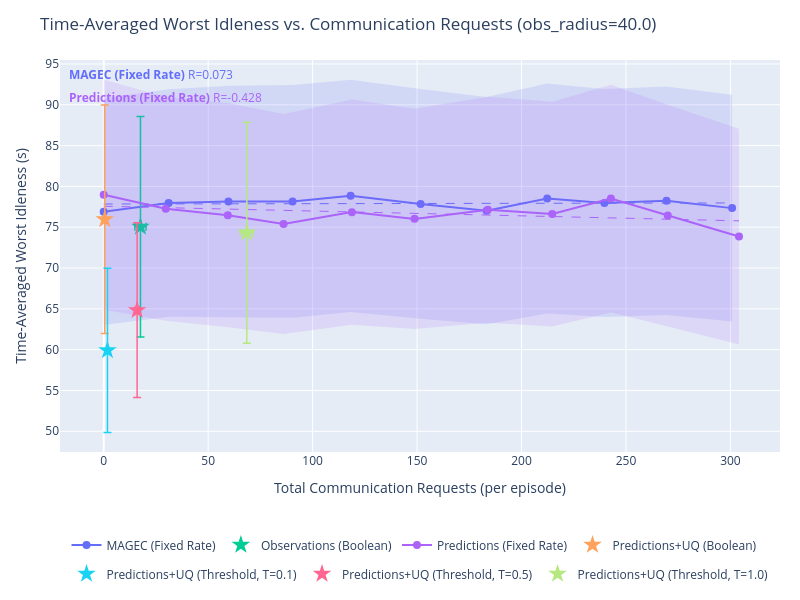

The code cell stored with this chart in its notebook:
### Code cell
import plotly.graph_objects as go
import plotly.express as px
import numpy as np
from plots import *

# SERIES_TO_PLOT = {"Learned Comms. + Prediction + UQ", "MAGEC"}
SERIES_TO_PLOT = None # Plot all

series_colors = {s: c for s, c in zip(output, px.colors.qualitative.Plotly)}


def get_requests(data):
    """Total communication requests per episode (mean over episodes)."""
    r = np.array(data['communication']['requests_made'][...])
    return float(np.mean(r.reshape(r.shape[0], -1).sum(axis=1)))


def get_requests_std(data):
    """Total communication requests per episode (SEM over episodes)."""
    r = np.array(data['communication']['requests_made'][...])
    per_episode = r.reshape(r.shape[0], -1).sum(axis=1)
    n = len(per_episode)
    return float(np.std(per_episode) / np.sqrt(n))


def get_idleness_mean(data):
    """Time-averaged worst idleness, mean over episodes."""
    return float(np.mean(data['worst_idleness']))


def get_idleness_std(data):
    """Time-averaged worst idleness, SEM over episodes."""
    n = len(data['worst_idleness'])
    return float(np.std(data['worst_idleness']) / np.sqrt(n))


for obs_radius in obs_radii:
    # Arbitrarily choose radius 40 for plotting.
    if obs_radius != 40.0:
        continue

    fig = go.Figure()
    r_annotations = []

    for series in output:
        if SERIES_TO_PLOT is not None and series not in SERIES_TO_PLOT:
            continue

        if "Ground Truth" in series:
            continue

        color = series_colors.get(series, '#888888')
        all_exps = list(output[series].keys())

        # Swept experiments: encoded as obs_radius_X_comms_Y
        swept_exps = sorted(
            [e for e in all_exps if f"obs_radius_{obs_radius:.1f}_comms_" in e and "Fixed Rate" in series],
            key=lambda e: float(e.split("_comms_")[1])
        )
        # Fixed (learned comms) experiments: encoded as obs_radius_X only
        fixed_exps = [e for e in all_exps if f"obs_radius_{obs_radius:.1f}" in e and not "Fixed Rate" in series]

        if swept_exps:
            comms_ps = [float(e.split("_comms_")[1]) for e in swept_exps]
            xs = [get_requests(output[series][e]) for e in swept_exps]
            ys = [get_idleness_mean(output[series][e]) for e in swept_exps]
            xs_std = [get_requests_std(output[series][e]) for e in swept_exps]
            ys_std = [get_idleness_std(output[series][e]) for e in swept_exps]

            fig.add_trace(go.Scatter(
                x=xs,
                y=ys,
                mode='lines+markers',
                name=series,
                line=dict(color=color),
                marker=dict(color=color, size=8),
                legendgroup=series,
                # error_x and error_y removed — replaced by shaded band below
                hovertemplate=[
                    f"{series}<br>comms_p={cp:.3f}<br>requests=%{{x:.1f}}<br>idleness=%{{y:.4f}}<extra></extra>"
                    for cp in comms_ps
                ],
            ))

            # SEM shaded band (y-direction)
            y_upper = [y + s for y, s in zip(ys, ys_std)]
            y_lower = [y - s for y, s in zip(ys, ys_std)]
            fig.add_trace(go.Scatter(
                x=xs + xs[::-1],
                y=y_upper + y_lower[::-1],
                fill='toself',
                fillcolor=color,
                line=dict(color='rgba(255,255,255,0)'),
                opacity=0.15,
                legendgroup=series,
                showlegend=False,
                hoverinfo='skip',
            ))

            # OLS trendline
            if len(xs) >= 2:
                x_trend, y_trend, r2 = fit_ols_trendline(xs, ys)
                fig.add_trace(go.Scatter(
                    x=x_trend,
                    y=y_trend,
                    mode='lines',
                    name=f"{series} (fit)",
                    line=dict(color=color, dash='dash', width=1),
                    legendgroup=series,
                    showlegend=False,
                    hoverinfo='skip',
                ))
                r_annotations.append(
                    dict(
                        text=f"<b>{series}</b> R={r2:.3f}",
                        xref='paper', yref='paper',
                        x=0.01,
                        y=0.99 - len(r_annotations) * 0.06,
                        xanchor='left', yanchor='top',
                        showarrow=False,
                        font=dict(color=color, size=12),
                    )
                )

        if fixed_exps:
            xs_f = [get_requests(output[series][e]) for e in fixed_exps]
            ys_f = [get_idleness_mean(output[series][e]) for e in fixed_exps]
            xs_std_f = [get_requests_std(output[series][e]) for e in fixed_exps]
            ys_std_f = [get_idleness_std(output[series][e]) for e in fixed_exps]
            fig.add_trace(go.Scatter(
                x=xs_f,
                y=ys_f,
                mode='markers',
                name=series,
                marker=dict(color=color, size=14, symbol='star'),
                legendgroup=series,
                showlegend=len(swept_exps) == 0,
                error_x=dict(array=xs_std_f, visible=True, color=color, thickness=1.5, width=4),
                error_y=dict(array=ys_std_f, visible=True, color=color, thickness=1.5, width=4),
                hovertemplate=f"{series}<br>requests=%{{x:.1f}}<br>idleness=%{{y:.4f}}<extra></extra>",
            ))

    fig.update_layout(
        title=f"Time-Averaged Worst Idleness vs. Communication Requests (obs_radius={obs_radius:.1f})",
        xaxis_title="Total Communication Requests (per episode)",
        yaxis_title="Time-Averaged Worst Idleness (s)",
        height=600,
        width=800,
        hovermode='closest',
        autosize=True,
        margin=dict(l=60, r=20, t=60, b=120),
        legend=dict(orientation='h', yanchor='top', y=-0.2, xanchor='center', x=0.5),
        annotations=r_annotations,
    )
    fig.show()

### Figure 1 — Plotly figure (JSON) as saved in the notebook; plotly's stock layout.template omitted (floating-point values rounded to 4 significant figures; data arrays with more than 128 entries replaced by an {"elided": "..."} marker saying what was removed)
{"data": [{"hovertemplate": ["MAGEC (Fixed Rate)<br>comms_p=0.000<br>requests=%{x:.1f}<br>idleness=%{y:.4f}<extra></extra>", "MAGEC (Fixed Rate)<br>comms_p=0.050<br>requests=%{x:.1f}<br>idleness=%{y:.4f}<extra></extra>", "MAGEC (Fixed Rate)<br>comms_p=0.100<br>requests=%{x:.1f}<br>idleness=%{y:.4f}<extra></extra>", "MAGEC (Fixed Rate)<br>comms_p=0.150<br>requests=%{x:.1f}<br>idleness=%{y:.4f}<extra></extra>", "MAGEC (Fixed Rate)<br>comms_p=0.200<br>requests=%{x:.1f}<br>idleness=%{y:.4f}<extra></extra>", "MAGEC (Fixed Rate)<br>comms_p=0.250<br>requests=%{x:.1f}<br>idleness=%{y:.4f}<extra></extra>", "MAGEC (Fixed Rate)<br>comms_p=0.300<br>requests=%{x:.1f}<br>idleness=%{y:.4f}<extra></extra>", "MAGEC (Fixed Rate)<br>comms_p=0.350<br>requests=%{x:.1f}<br>idleness=%{y:.4f}<extra></extra>", "MAGEC (Fixed Rate)<br>comms_p=0.400<br>requests=%{x:.1f}<br>idleness=%{y:.4f}<extra></extra>", "MAGEC (Fixed Rate)<br>comms_p=0.450<br>requests=%{x:.1f}<br>idleness=%{y:.4f}<extra></extra>", "MAGEC (Fixed Rate)<br>comms_p=0.500<br>requests=%{x:.1f}<br>idleness=%{y:.4f}<extra></extra>"], "legendgroup": "MAGEC (Fixed Rate)", "line": {"color": "#636EFA"}, "marker": {"color": "#636EFA", "size": 8}, "mode": "lines+markers", "name": "MAGEC (Fixed Rate)", "type": "scatter", "x": [0, 31.1, 59.7, 90.4, 118.2, 151.7, 183.3, 212.3, 239.7, 269.4, 300.8], "y": [76.9, 77.97, 78.16, 78.16, 78.84, 77.86, 77.03, 78.52, 77.95, 78.25, 77.34]}, {"fill": "toself", "fillcolor": "#636EFA", "hoverinfo": "skip", "legendgroup": "MAGEC (Fixed Rate)", "line": {"color": "rgba(255,255,255,0)"}, "opacity": 0.15, "showlegend": false, "type": "scatter", "x": [0, 31.1, 59.7, 90.4, 118.2, 151.7, 183.3, 212.3, 239.7, 269.4, 300.8, 300.8, 269.4, 239.7, 212.3, 183.3, 151.7, 118.2, 90.4, 59.7, 31.1, 0], "y": [90.79, 91.91, 92.35, 92.43, 93.08, 91.93, 90.96, 92.61, 91.92, 92.24, 91.24, 63.44, 64.25, 63.99, 64.42, 63.1, 63.79, 64.61, 63.9, 63.98, 64.03, 63.01]}, {"hoverinfo": "skip", "legendgroup": "MAGEC (Fixed Rate)", "line": {"color": "#636EFA", "dash": "dash", "width": 1}, "mode": "lines", "name": "MAGEC (Fixed Rate) (fit)", "showlegend": false, "type": "scatter", "x": {"elided": "200 float values"}, "y": {"elided": "200 float values"}}, {"error_x": {"array": [2.673], "color": "#00CC96", "thickness": 1.5, "visible": true, "width": 4}, "error_y": {"array": [13.51], "color": "#00CC96", "thickness": 1.5, "visible": true, "width": 4}, "hovertemplate": "Observations (Boolean)<br>requests=%{x:.1f}<br>idleness=%{y:.4f}<extra></extra>", "legendgroup": "Observations (Boolean)", "marker": {"color": "#00CC96", "size": 14, "symbol": "star"}, "mode": "markers", "name": "Observations (Boolean)", "showlegend": true, "type": "scatter", "x": [17.6], "y": [75.06]}, {"hovertemplate": ["Predictions (Fixed Rate)<br>comms_p=0.000<br>requests=%{x:.1f}<br>idleness=%{y:.4f}<extra></extra>", "Predictions (Fixed Rate)<br>comms_p=0.050<br>requests=%{x:.1f}<br>idleness=%{y:.4f}<extra></extra>", "Predictions (Fixed Rate)<br>comms_p=0.100<br>requests=%{x:.1f}<br>idleness=%{y:.4f}<extra></extra>", "Predictions (Fixed Rate)<br>comms_p=0.150<br>requests=%{x:.1f}<br>idleness=%{y:.4f}<extra></extra>", "Predictions (Fixed Rate)<br>comms_p=0.200<br>requests=%{x:.1f}<br>idleness=%{y:.4f}<extra></extra>", "Predictions (Fixed Rate)<br>comms_p=0.250<br>requests=%{x:.1f}<br>idleness=%{y:.4f}<extra></extra>", "Predictions (Fixed Rate)<br>comms_p=0.300<br>requests=%{x:.1f}<br>idleness=%{y:.4f}<extra></extra>", "Predictions (Fixed Rate)<br>comms_p=0.350<br>requests=%{x:.1f}<br>idleness=%{y:.4f}<extra></extra>", "Predictions (Fixed Rate)<br>comms_p=0.400<br>requests=%{x:.1f}<br>idleness=%{y:.4f}<extra></extra>", "Predictions (Fixed Rate)<br>comms_p=0.450<br>requests=%{x:.1f}<br>idleness=%{y:.4f}<extra></extra>", "Predictions (Fixed Rate)<br>comms_p=0.500<br>requests=%{x:.1f}<br>idleness=%{y:.4f}<extra></extra>"], "legendgroup": "Predictions (Fixed Rate)", "line": {"color": "#AB63FA"}, "marker": {"color": "#AB63FA", "size": 8}, "mode": "lines+markers", "name": "Predictions (Fixed Rate)", "type": "scatter", "x": [0, 29.7, 59.4, 86.1, 118.8, 148.8, 183.9, 214.7, 242.8, 270, 304.1], "y": [78.98, 77.26, 76.48, 75.39, 76.85, 76.02, 77.15, 76.61, 78.51, 76.43, 73.86]}, {"fill": "toself", "fillcolor": "#AB63FA", "hoverinfo": "skip", "legendgroup": "Predictions (Fixed Rate)", "line": {"color": "rgba(255,255,255,0)"}, "opacity": 0.15, "showlegend": false, "type": "scatter", "x": [0, 29.7, 59.4, 86.1, 118.8, 148.8, 183.9, 214.7, 242.8, 270, 304.1, 304.1, 270, 242.8, 214.7, 183.9, 148.8, 118.8, 86.1, 59.4, 29.7, 0], "y": [93.09, 90.96, 90.21, 88.86, 90.66, 89.52, 91.0, 90.39, 92.47, 90.01, 87.07, 60.64, 62.85, 64.56, 62.84, 63.29, 62.53, 63.04, 61.93, 62.75, 63.55, 64.88]}, {"hoverinfo": "skip", "legendgroup": "Predictions (Fixed Rate)", "line": {"color": "#AB63FA", "dash": "dash", "width": 1}, "mode": "lines", "name": "Predictions (Fixed Rate) (fit)", "showlegend": false, "type": "scatter", "x": {"elided": "200 float values"}, "y": {"elided": "200 float values"}}, {"error_x": {"array": [0.2121], "color": "#FFA15A", "thickness": 1.5, "visible": true, "width": 4}, "error_y": {"array": [14.0], "color": "#FFA15A", "thickness": 1.5, "visible": true, "width": 4}, "hovertemplate": "Predictions+UQ (Boolean)<br>requests=%{x:.1f}<br>idleness=%{y:.4f}<extra></extra>", "legendgroup": "Predictions+UQ (Boolean)", "marker": {"color": "#FFA15A", "size": 14, "symbol": "star"}, "mode": "markers", "name": "Predictions+UQ (Boolean)", "showlegend": true, "type": "scatter", "x": [0.5], "y": [75.97]}, {"error_x": {"array": [0.3098], "color": "#19D3F3", "thickness": 1.5, "visible": true, "width": 4}, "error_y": {"array": [10.06], "color": "#19D3F3", "thickness": 1.5, "visible": true, "width": 4}, "hovertemplate": "Predictions+UQ (Threshold, T=0.1)<br>requests=%{x:.1f}<br>idleness=%{y:.4f}<extra></extra>", "legendgroup": "Predictions+UQ (Threshold, T=0.1)", "marker": {"color": "#19D3F3", "size": 14, "symbol": "star"}, "mode": "markers", "name": "Predictions+UQ (Threshold, T=0.1)", "showlegend": true, "type": "scatter", "x": [1.8], "y": [59.92]}, {"error_x": {"array": [0.9899], "color": "#FF6692", "thickness": 1.5, "visible": true, "width": 4}, "error_y": {"array": [10.7], "color": "#FF6692", "thickness": 1.5, "visible": true, "width": 4}, "hovertemplate": "Predictions+UQ (Threshold, T=0.5)<br>requests=%{x:.1f}<br>idleness=%{y:.4f}<extra></extra>", "legendgroup": "Predictions+UQ (Threshold, T=0.5)", "marker": {"color": "#FF6692", "size": 14, "symbol": "star"}, "mode": "markers", "name": "Predictions+UQ (Threshold, T=0.5)", "showlegend": true, "type": "scatter", "x": [16], "y": [64.84]}, {"error_x": {"array": [3.06], "color": "#B6E880", "thickness": 1.5, "visible": true, "width": 4}, "error_y": {"array": [13.54], "color": "#B6E880", "thickness": 1.5, "visible": true, "width": 4}, "hovertemplate": "Predictions+UQ (Threshold, T=1.0)<br>requests=%{x:.1f}<br>idleness=%{y:.4f}<extra></extra>", "legendgroup": "Predictions+UQ (Threshold, T=1.0)", "marker": {"color": "#B6E880", "size": 14, "symbol": "star"}, "mode": "markers", "name": "Predictions+UQ (Threshold, T=1.0)", "showlegend": true, "type": "scatter", "x": [68.5], "y": [74.33]}], "layout": {"annotations": [{"font": {"color": "#636EFA", "size": 12}, "showarrow": false, "text": "<b>MAGEC (Fixed Rate)</b> R=0.073", "x": 0.01, "xanchor": "left", "xref": "paper", "y": 0.99, "yanchor": "top", "yref": "paper"}, {"font": {"color": "#AB63FA", "size": 12}, "showarrow": false, "text": "<b>Predictions (Fixed Rate)</b> R=-0.428", "x": 0.01, "xanchor": "left", "xref": "paper", "y": 0.93, "yanchor": "top", "yref": "paper"}], "autosize": true, "height": 600, "hovermode": "closest", "legend": {"orientation": "h", "x": 0.5, "xanchor": "center", "y": -0.2, "yanchor": "top"}, "margin": {"b": 120, "l": 60, "r": 20, "t": 60}, "title": {"text": "Time-Averaged Worst Idleness vs. Communication Requests (obs_radius=40.0)"}, "width": 800, "xaxis": {"title": {"text": "Total Communication Requests (per episode)"}}, "yaxis": {"title": {"text": "Time-Averaged Worst Idleness (s)"}}}}
